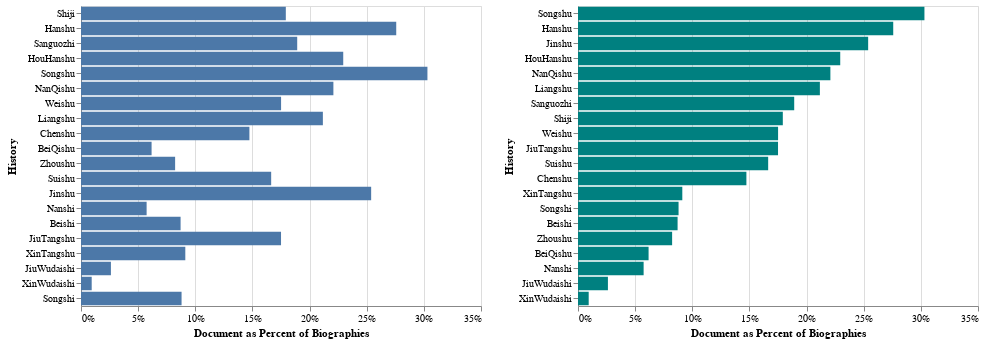

Notebook code for this chart:
### Code cell
#DocPercentageRanked | DocPercentageList
alt.hconcat(DocPercentageList,DocPercentageRanked)

### Figure 1 — Vega-Lite specification as saved in the notebook (floating-point values rounded to 4 significant figures)
{"$schema": "https://vega.github.io/schema/vega-lite/v3.3.0.json", "config": {"mark": {"tooltip": null}, "view": {"height": 300, "width": 400}}, "data": {"name": "data-c1fe76a75b19b774981e87505787ecbb"}, "datasets": {"data-c1fe76a75b19b774981e87505787ecbb": [{"DocPercentage": 0.06176, "bookname": "BeiQishu", "commentaryChar": 0, "docsCharTotal": 13422, "docsTotal": 20, "grandChar": 217321, "iDocsCharM": 11259, "iDocsM": 12, "qDocsC": 0, "qDocsCharC": 0, "qDocsCharM": 2163, "qDocsM": 8}, {"DocPercentage": 0.08714, "bookname": "Beishi", "commentaryChar": 0, "docsCharTotal": 104066, "docsTotal": 198, "grandChar": 1194214, "iDocsCharM": 79844, "iDocsM": 111, "qDocsC": 0, "qDocsCharC": 0, "qDocsCharM": 24222, "qDocsM": 87}, {"DocPercentage": 0.1473, "bookname": "Chenshu", "commentaryChar": 0, "docsCharTotal": 22338, "docsTotal": 37, "grandChar": 151600, "iDocsCharM": 15122, "iDocsM": 14, "qDocsC": 0, "qDocsCharC": 0, "qDocsCharM": 7216, "qDocsM": 23}, {"DocPercentage": 0.2758, "bookname": "Hanshu", "commentaryChar": 0, "docsCharTotal": 174793, "docsTotal": 279, "grandChar": 633699, "iDocsCharM": 115276, "iDocsM": 110, "qDocsC": 0, "qDocsCharC": 0, "qDocsCharM": 59517, "qDocsM": 169}, {"DocPercentage": 0.2295, "bookname": "HouHanshu", "commentaryChar": 0, "docsCharTotal": 149138, "docsTotal": 279, "grandChar": 649958, "iDocsCharM": 84869, "iDocsM": 93, "qDocsC": 0, "qDocsCharC": 0, "qDocsCharM": 64269, "qDocsM": 186}, {"DocPercentage": 0.2539, "bookname": "Jinshu", "commentaryChar": 0, "docsCharTotal": 200762, "docsTotal": 342, "grandChar": 790750, "iDocsCharM": 150417, "iDocsM": 178, "qDocsC": 0, "qDocsCharC": 0, "qDocsCharM": 50345, "qDocsM": 164}, {"DocPercentage": 0.175, "bookname": "JiuTangshu", "commentaryChar": 0, "docsCharTotal": 269292, "docsTotal": 484, "grandChar": 1538613, "iDocsCharM": 230831, "iDocsM": 338, "qDocsC": 0, "qDocsCharC": 0, "qDocsCharM": 38461, "qDocsM": 146}, {"DocPercentage": 0.02618, "bookname": "JiuWudaishi", "commentaryChar": 0, "docsCharTotal": 12281, "docsTotal": 21, "grandChar": 469090, "iDocsCharM": 9043, "iDocsM": 9, "qDocsC": 0, "qDocsCharC": 0, "qDocsCharM": 3238, "qDocsM": 12}, {"DocPercentage": 0.2116, "bookname": "Liangshu", "commentaryChar": 0, "docsCharTotal": 63661, "docsTotal": 92, "grandChar": 300801, "iDocsCharM": 45658, "iDocsM": 40, "qDocsC": 0, "qDocsCharC": 0, "qDocsCharM": 18003, "qDocsM": 52}, {"DocPercentage": 0.2208, "bookname": "NanQishu", "commentaryChar": 0, "docsCharTotal": 54420, "docsTotal": 108, "grandChar": 246422, "iDocsCharM": 31032, "iDocsM": 38, "qDocsC": 0, "qDocsCharC": 0, "qDocsCharM": 23388, "qDocsM": 70}, {"DocPercentage": 0.05742, "bookname": "Nanshi", "commentaryChar": 0, "docsCharTotal": 41251, "docsTotal": 96, "grandChar": 718392, "iDocsCharM": 28864, "iDocsM": 54, "qDocsC": 0, "qDocsCharC": 0, "qDocsCharM": 12387, "qDocsM": 42}, {"DocPercentage": 0.1892, "bookname": "Sanguozhi", "commentaryChar": 335000, "docsCharTotal": 151581, "docsTotal": 326, "grandChar": 466238, "iDocsCharM": 28462, "iDocsM": 25, "qDocsC": 127, "qDocsCharC": 59123, "qDocsCharM": 63996, "qDocsM": 174}, {"DocPercentage": 0.1792, "bookname": "Shiji", "commentaryChar": 0, "docsCharTotal": 57510, "docsTotal": 94, "grandChar": 320906, "iDocsCharM": 35165, "iDocsM": 32, "qDocsC": 0, "qDocsCharC": 0, "qDocsCharM": 22345, "qDocsM": 62}, {"DocPercentage": 0.08799, "bookname": "Songshi", "commentaryChar": 0, "docsCharTotal": 227160, "docsTotal": 489, "grandChar": 2581534, "iDocsCharM": 149054, "iDocsM": 213, "qDocsC": 0, "qDocsCharC": 0, "qDocsCharM": 78106, "qDocsM": 276}, {"DocPercentage": 0.3031, "bookname": "Songshu", "commentaryChar": 0, "docsCharTotal": 158866, "docsTotal": 254, "grandChar": 524083, "iDocsCharM": 111375, "iDocsM": 114, "qDocsC": 0, "qDocsCharC": 0, "qDocsCharM": 47491, "qDocsM": 140}, {"DocPercentage": 0.1664, "bookname": "Suishu", "commentaryChar": 0, "docsCharTotal": 61021, "docsTotal": 95, "grandChar": 366717, "iDocsCharM": 52022, "iDocsM": 62, "qDocsC": 0, "qDocsCharC": 0, "qDocsCharM": 8999, "qDocsM": 33}, {"DocPercentage": 0.1751, "bookname": "Weishu", "commentaryChar": 0, "docsCharTotal": 151742, "docsTotal": 274, "grandChar": 866751, "iDocsCharM": 79618, "iDocsM": 76, "qDocsC": 0, "qDocsCharC": 0, "qDocsCharM": 72124, "qDocsM": 198}, {"DocPercentage": 0.09127, "bookname": "XinTangshu", "commentaryChar": 0, "docsCharTotal": 129017, "docsTotal": 265, "grandChar": 1413549, "iDocsCharM": 86603, "iDocsM": 126, "qDocsC": 0, "qDocsCharC": 0, "qDocsCharM": 42414, "qDocsM": 139}, {"DocPercentage": 0.009358, "bookname": "XinWudaishi", "commentaryChar": 0, "docsCharTotal": 2046, "docsTotal": 6, "grandChar": 218636, "iDocsCharM": 1262, "iDocsM": 3, "qDocsC": 0, "qDocsCharC": 0, "qDocsCharM": 784, "qDocsM": 3}, {"DocPercentage": 0.08236, "bookname": "Zhoushu", "commentaryChar": 0, "docsCharTotal": 22885, "docsTotal": 42, "grandChar": 277868, "iDocsCharM": 21097, "iDocsM": 35, "qDocsC": 0, "qDocsCharC": 0, "qDocsCharM": 1788, "qDocsM": 7}]}, "hconcat": [{"encoding": {"tooltip": {"field": "DocPercentage", "type": "quantitative"}, "x": {"axis": {"format": "%", "title": "Document as Percent of Biographies"}, "field": "DocPercentage", "type": "quantitative"}, "y": {"field": "bookname", "sort": ["Shiji", "Hanshu", "Sanguozhi", "HouHanshu", "Songshu", "NanQishu", "Weishu", "Liangshu", "Chenshu", "BeiQishu", "Zhoushu", "Suishu", "Jinshu", "Nanshi", "Beishi", "JiuTangshu", "XinTangshu", "JiuWudaishi", "XinWudaishi", "Songshi"], "title": "History", "type": "nominal"}}, "mark": "bar"}, {"encoding": {"tooltip": {"field": "DocPercentage", "type": "quantitative"}, "x": {"axis": {"format": "%", "title": "Document as Percent of Biographies"}, "field": "DocPercentage", "type": "quantitative"}, "y": {"field": "bookname", "sort": {"field": "DocPercentage", "order": "descending"}, "title": "History", "type": "nominal"}}, "mark": {"color": "teal", "type": "bar"}}]}
